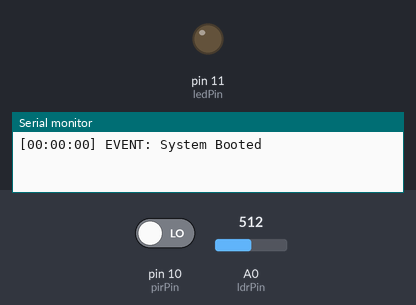
A sketch run on a simulated Arduino Uno, built with avr-gcc and run on an emulated ATmega328P. Shown: output pins drawn as LEDs (lit = HIGH), the last lines printed to the serial monitor. The inputs (shaded band) are chosen by the test bench; at power-on: A0 (ldrPin) = 512, pin 10 (pirPin) LOW.

Above: at 1.2 s.
1.3 s: A0 (ldrPin) set to 418
2.8 s: A0 (ldrPin) set to 389
At 3.7 s:
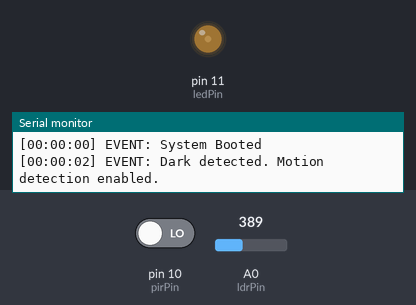
4.3 s: pin 10 (pirPin) driven HIGH
At 4.9 s:
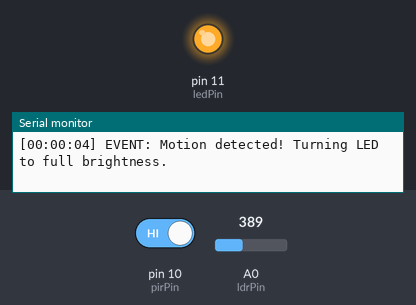
Timing chart, 0 to 7.3 s (numbered marks = the images above; inputs shaded):
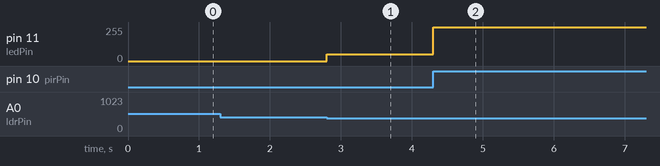

The sketch:

smart_street_light.ino
```cpp
int ldrPin = A0;
int pirPin = 10;
int ledPin = 11; // PWM pin

unsigned long motionStartTime = 0;
int mode = 0; // 0 = DAYTIME, 1 = NIGHT_IDLE, 2 = NIGHT_ACTIVE

void setup() {
  pinMode(pirPin, INPUT);
  pinMode(ledPin, OUTPUT);
  Serial.begin(9600);
  Serial.println("[00:00:00] EVENT: System Booted");
}

void loop() {
  int ldrValue = analogRead(ldrPin);
  bool motion = (digitalRead(pirPin) == HIGH);
  unsigned long currentTime = millis();

  // Mode 0: DAYTIME
  if (mode == 0) {
    analogWrite(ledPin, 0);
    if (ldrValue < 400) { // Ambient dark threshold
      mode = 1;
      logEvent("Dark detected. Motion detection enabled.");
    }
  }

  // Mode 1: NIGHT_IDLE (Dim to 20%)
  else if (mode == 1) {
    analogWrite(ledPin, 51); // 20% of 255

    if (ldrValue >= 400) {
      mode = 0;
      logEvent("Daylight detected. Turning LED OFF.");
    } else if (motion) {
      mode = 2;
      motionStartTime = currentTime;
      logEvent("Motion detected! Turning LED to full brightness.");
    }
  }

  // Mode 2: NIGHT_ACTIVE (Full brightness)
  else if (mode == 2) {
    analogWrite(ledPin, 255);

    if (motion) {
      motionStartTime = currentTime; // Reset 30s window if motion continues
    }

    if (currentTime - motionStartTime >= 30000) {
      if (ldrValue >= 400) {
        mode = 0;
        logEvent("Daylight detected. Turning LED OFF.");
      } else {
        mode = 1;
        logEvent("No motion after 30 sec: Dimming LED to 20%.");
      }
    }
  }
}

void logEvent(String msg) {
  unsigned long secs = millis() / 1000;
  int s = secs % 60;
  int m = (secs / 60) % 60;
  int h = (secs / 3600) % 24;

  char timeStr[12];
  sprintf(timeStr, "[%02d:%02d:%02d]", h, m, s);

  Serial.print(timeStr);
  Serial.print(" EVENT: ");
  Serial.println(msg);
}
```

Measured:
- the behaviour switches between 400 and 399 on A0 (ldrPin) (found by bisection; images 0 and 1)
- after the input at 1.3 s, every drawn part: stays the same
- after the input at 2.8 s, pin 11 (ledPin): 0/255 → 51/255 at once
- after the input at 4.3 s, pin 11 (ledPin): 51/255 → 255/255 at once
